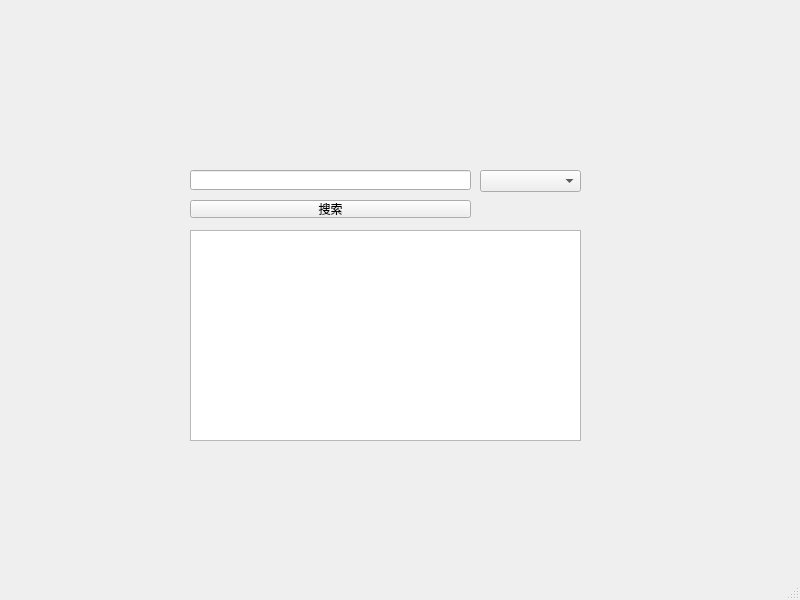
<?xml version="1.0" encoding="UTF-8"?>
<ui version="4.0">
 <class>SearchEngine</class>
 <widget class="QMainWindow" name="SearchEngine">
  <property name="geometry">
   <rect>
    <x>0</x>
    <y>0</y>
    <width>800</width>
    <height>600</height>
   </rect>
  </property>
  <property name="windowTitle">
   <string>SearchEngine</string>
  </property>
  <widget class="QWidget" name="centralwidget">
   <widget class="QPushButton" name="searchButton">
    <property name="geometry">
     <rect>
      <x>190</x>
      <y>200</y>
      <width>281</width>
      <height>18</height>
     </rect>
    </property>
    <property name="text">
     <string>搜索</string>
    </property>
   </widget>
   <widget class="QLineEdit" name="lineEdit">
    <property name="geometry">
     <rect>
      <x>190</x>
      <y>170</y>
      <width>281</width>
      <height>20</height>
     </rect>
    </property>
   </widget>
   <widget class="QTextEdit" name="textEdit">
    <property name="geometry">
     <rect>
      <x>190</x>
      <y>230</y>
      <width>391</width>
      <height>211</height>
     </rect>
    </property>
   </widget>
   <widget class="QComboBox" name="dropdown">
    <property name="geometry">
     <rect>
      <x>480</x>
      <y>170</y>
      <width>101</width>
      <height>22</height>
     </rect>
    </property>
   </widget>
  </widget>
  <widget class="QMenuBar" name="menubar">
   <property name="geometry">
    <rect>
     <x>0</x>
     <y>0</y>
     <width>800</width>
     <height>18</height>
    </rect>
   </property>
  </widget>
  <widget class="QStatusBar" name="statusbar"/>
 </widget>
 <resources/>
 <connections/>
</ui>
